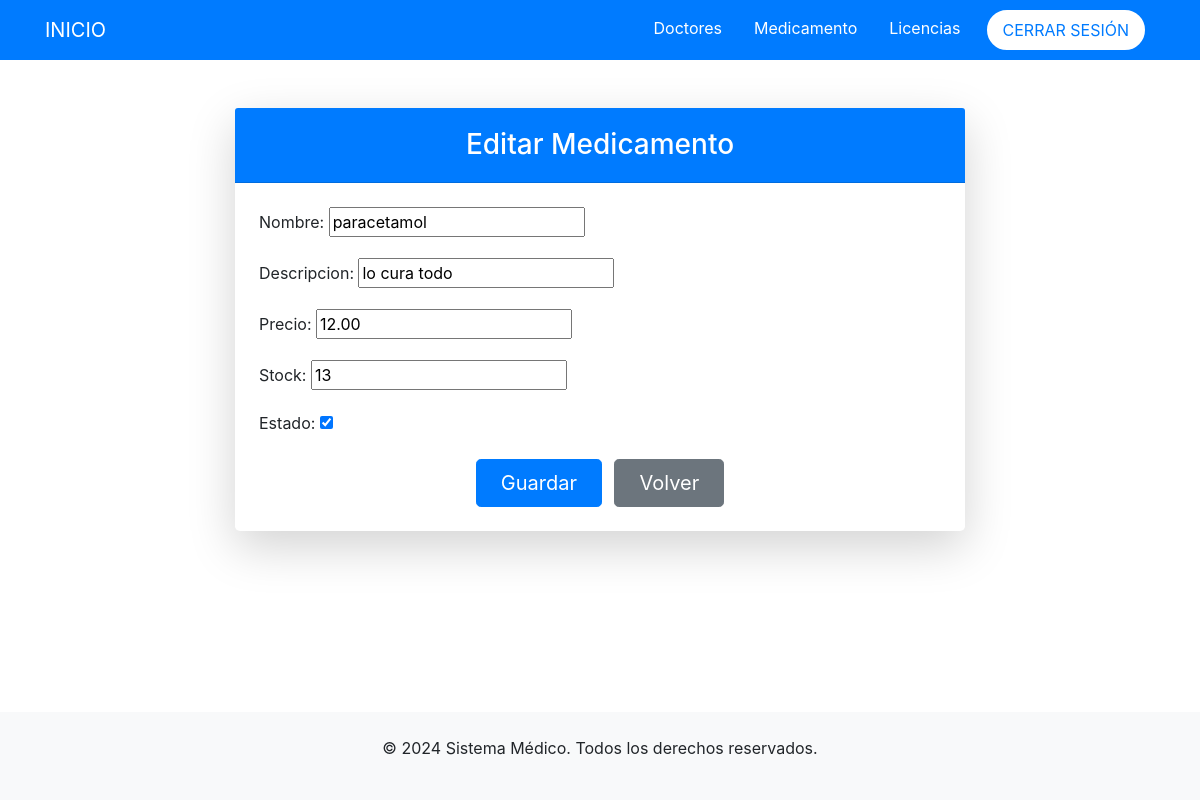
/medicamento/update/1/ (signed in), run on the app's committed database.
### aplication/core/models.py (models this page shows, shortened)
class Medicamento(models.Model):
    nombre = models.CharField(max_length=100)
    descripcion = models.CharField(max_length=255)
    precio = models.DecimalField(max_digits=10, decimal_places=2)
    stock = models.PositiveIntegerField()
    estado = models.BooleanField(default=True)
    usuario = models.ForeignKey(User, on_delete=models.CASCADE)
    class Meta:
        verbose_name = "Medicamento"
        verbose_name_plural = "Medicamentos"
        ordering = ['descripcion']

### aplication/core/views.py (the view)
# urls.py: path('medicamento/update/<int:pk>/', views.MedicamentoUpdate.as_view(), name='medicamento_update'),
class MedicamentoUpdate(LoginRequiredMixin, UpdateView):
    model = Medicamento
    form_class = MedicamentoForm
    template_name = 'core/medicamento/form.html'
    success_url = reverse_lazy('core:medicamento_list')
    login_url = 'core:login'
    def get_context_data(self, **kwargs):
        context = super().get_context_data(**kwargs)
        context['title'] = "Editar Medicamento"
        return context

### aplication/core/forms.py
class MedicamentoForm(forms.ModelForm):
    class Meta:
        model = Medicamento
        fields = ['nombre', 'descripcion', 'precio', 'stock', 'estado']
        widgets = {
            'estado': forms.CheckboxInput(),
        }

### template/core/medicamento/form.html (shortened to what this page needs)
{% extends 'layouts/base.html' %}
{% block content %}
<div class="container mt-5">
    <div class="row justify-content-center">
        <div class="col-md-8">
            <div class="card shadow-lg border-0 rounded-lg">
                <div class="card-header text-white" style="background-color: #007bff;">
                    <h3 class="text-center my-2">{{ title }}</h3>
                </div>
                <div class="card-body p-4">
                    <form method="POST">
                        <div class="form-group">
                            {{ form.as_p }}
                        </div>
                        <div class="text-center">
                            <button type="submit" class="btn btn-primary btn-lg px-4">
                                 Guardar
                            </button>
                            <a href="{% url 'core:medicamento_list' %}" class="btn btn-secondary btn-lg px-4 ml-2">
                                 Volver
                            </a>
                        </div>
                    </form>
                </div>
            </div>
        </div>
    </div>
</div>
{% endblock %}

### data on the page
Medicamento: nombre "paracetamol", descripcion "lo cura todo", precio "12.00", stock "13", estado "☑"

### other printed values
{{ title }} "Editar Medicamento"
